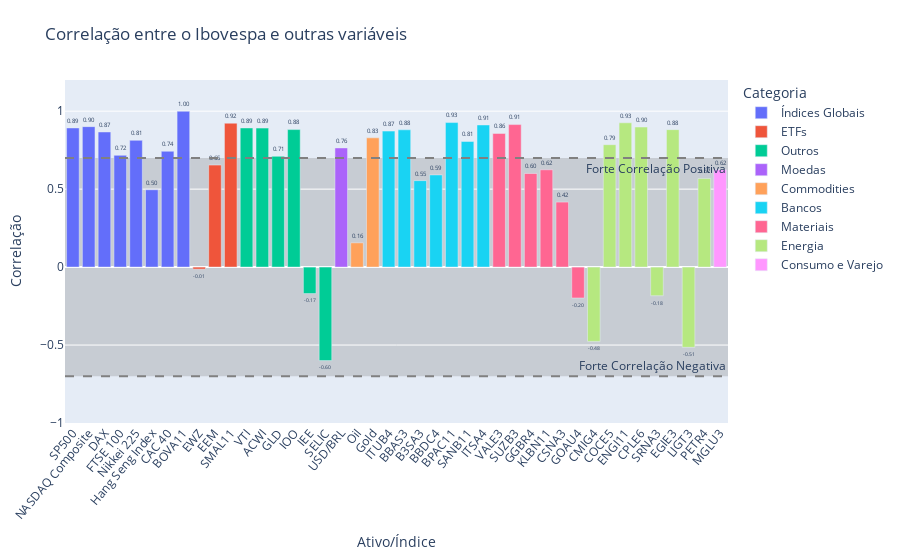

Source (notebook cell):
### Code cell
import plotly.express as px

# Adicionar uma coluna para a categoria (opcional, se não tiver categorizado antes)
corr_df['Category'] = corr_df['Ticker'].apply(lambda x: 
                                             'Índices Globais' if x in ['SP500', 'NASDAQ Composite', 'DAX', 'FTSE 100', 'Nikkei 225', 'Hang Seng Index', 'CAC 40', 'BOVA11'] else
                                             'ETFs' if x in ['EWZ', 'EEM', 'Vanguard Total Stock Market ETF', 'iShares MSCI ACWI ETF', 'SPDR Gold Shares', 'iShares Global 100 ETF', 'SMAL11'] else
                                             'Moedas' if x == 'USD/BRL' else
                                             'Commodities' if x in ['Oil', 'Gold'] else
                                             'Bancos' if x in ['ITUB4', 'BBAS3', 'B3SA3', 'BBDC4', 'BPAC11', 'SANB11', 'ITSA4'] else
                                             'Materiais' if x in ['VALE3', 'SUZB3', 'GGBR4', 'KLBN11', 'CSNA3', 'GOAU4'] else
                                             'Energia' if x in ['CMIG4', 'COCE5', 'ENGI11', 'CPLE6', 'SRNA3', 'EGIE3', 'LIGT3', 'PETR4'] else
                                             'Consumo e Varejo' if x == 'MGLU3' else
                                             'Outros Índices' if x in ['Índice de Commodities Brasil', 'Índice de Consumo', 'Índice de Energia', 'Índice de Saúde'] else 'Outros')

# Criação do gráfico
fig = px.bar(corr_df, x='Ticker', y='Correlation', 
             color='Category',  # Adiciona a cor por categoria
             title='Correlação entre o Ibovespa e outras variáveis',
             text='Correlation',
             labels={
                 "Ticker": "Ativo/Índice",
                 "Correlation": "Correlação",
                 "Category": "Categoria"
             })

# Adicionar área cinza clara entre as linhas de referência
fig.add_shape(type="rect",
              x0=-0.5, x1=len(corr_df)-0.5, y0=-0.7, y1=0.7,
              fillcolor="gray", opacity=0.3, layer="below", line_width=0)

# Adicionar linhas de referência horizontais
fig.add_hline(y=0.7, line_dash="dash", line_color="gray", annotation_text="Forte Correlação Positiva", annotation_position="bottom right")
fig.add_hline(y=-0.7, line_dash="dash", line_color="gray", annotation_text="Forte Correlação Negativa", annotation_position="top right")

# Atualizar traços e layout
fig.update_traces(texttemplate='%{text:.2f}', textposition='outside')
fig.update_layout(xaxis_tickangle=-50, yaxis=dict(range=[-1, 1.2]),
                  xaxis_title='Ativo/Índice', yaxis_title='Correlação',
                  legend_title_text='Categoria', margin=dict(l=40, r=40, t=80, b=120))



# Exibir o gráfico
fig.show()

### Figure 1 — Plotly figure (JSON) as saved in the notebook; plotly's stock layout.template omitted (floating-point values rounded to 4 significant figures)
{"data": [{"alignmentgroup": "True", "hovertemplate": "Categoria=Índices Globais<br>Ativo/Índice=%{x}<br>Correlação=%{text}<extra></extra>", "legendgroup": "Índices Globais", "marker": {"color": "#636efa", "pattern": {"shape": ""}}, "name": "Índices Globais", "offsetgroup": "Índices Globais", "orientation": "v", "showlegend": true, "text": [0.8926, 0.9008, 0.8667, 0.7169, 0.8131, 0.4963, 0.743, 0.9997], "textposition": "outside", "texttemplate": "%{text:.2f}", "type": "bar", "x": ["SP500", "NASDAQ Composite", "DAX", "FTSE 100", "Nikkei 225", "Hang Seng Index", "CAC 40", "BOVA11"], "xaxis": "x", "y": [0.8926, 0.9008, 0.8667, 0.7169, 0.8131, 0.4963, 0.743, 0.9997], "yaxis": "y"}, {"alignmentgroup": "True", "hovertemplate": "Categoria=ETFs<br>Ativo/Índice=%{x}<br>Correlação=%{text}<extra></extra>", "legendgroup": "ETFs", "marker": {"color": "#EF553B", "pattern": {"shape": ""}}, "name": "ETFs", "offsetgroup": "ETFs", "orientation": "v", "showlegend": true, "text": [-0.01333, 0.6544, 0.9231], "textposition": "outside", "texttemplate": "%{text:.2f}", "type": "bar", "x": ["EWZ", "EEM", "SMAL11"], "xaxis": "x", "y": [-0.01333, 0.6544, 0.9231], "yaxis": "y"}, {"alignmentgroup": "True", "hovertemplate": "Categoria=Outros<br>Ativo/Índice=%{x}<br>Correlação=%{text}<extra></extra>", "legendgroup": "Outros", "marker": {"color": "#00cc96", "pattern": {"shape": ""}}, "name": "Outros", "offsetgroup": "Outros", "orientation": "v", "showlegend": true, "text": [0.8925, 0.8916, 0.7106, 0.882, -0.1697, -0.5999], "textposition": "outside", "texttemplate": "%{text:.2f}", "type": "bar", "x": ["VTI", "ACWI", "GLD", "IOO", "IEE", "SELIC"], "xaxis": "x", "y": [0.8925, 0.8916, 0.7106, 0.882, -0.1697, -0.5999], "yaxis": "y"}, {"alignmentgroup": "True", "hovertemplate": "Categoria=Moedas<br>Ativo/Índice=%{x}<br>Correlação=%{text}<extra></extra>", "legendgroup": "Moedas", "marker": {"color": "#ab63fa", "pattern": {"shape": ""}}, "name": "Moedas", "offsetgroup": "Moedas", "orientation": "v", "showlegend": true, "text": [0.7644], "textposition": "outside", "texttemplate": "%{text:.2f}", "type": "bar", "x": ["USD/BRL"], "xaxis": "x", "y": [0.7644], "yaxis": "y"}, {"alignmentgroup": "True", "hovertemplate": "Categoria=Commodities<br>Ativo/Índice=%{x}<br>Correlação=%{text}<extra></extra>", "legendgroup": "Commodities", "marker": {"color": "#FFA15A", "pattern": {"shape": ""}}, "name": "Commodities", "offsetgroup": "Commodities", "orientation": "v", "showlegend": true, "text": [0.1558, 0.829], "textposition": "outside", "texttemplate": "%{text:.2f}", "type": "bar", "x": ["Oil", "Gold"], "xaxis": "x", "y": [0.1558, 0.829], "yaxis": "y"}, {"alignmentgroup": "True", "hovertemplate": "Categoria=Bancos<br>Ativo/Índice=%{x}<br>Correlação=%{text}<extra></extra>", "legendgroup": "Bancos", "marker": {"color": "#19d3f3", "pattern": {"shape": ""}}, "name": "Bancos", "offsetgroup": "Bancos", "orientation": "v", "showlegend": true, "text": [0.8724, 0.8806, 0.5545, 0.5913, 0.927, 0.8059, 0.9117], "textposition": "outside", "texttemplate": "%{text:.2f}", "type": "bar", "x": ["ITUB4", "BBAS3", "B3SA3", "BBDC4", "BPAC11", "SANB11", "ITSA4"], "xaxis": "x", "y": [0.8724, 0.8806, 0.5545, 0.5913, 0.927, 0.8059, 0.9117], "yaxis": "y"}, {"alignmentgroup": "True", "hovertemplate": "Categoria=Materiais<br>Ativo/Índice=%{x}<br>Correlação=%{text}<extra></extra>", "legendgroup": "Materiais", "marker": {"color": "#FF6692", "pattern": {"shape": ""}}, "name": "Materiais", "offsetgroup": "Materiais", "orientation": "v", "showlegend": true, "text": [0.8575, 0.9141, 0.6004, 0.6242, 0.4169, -0.1983], "textposition": "outside", "texttemplate": "%{text:.2f}", "type": "bar", "x": ["VALE3", "SUZB3", "GGBR4", "KLBN11", "CSNA3", "GOAU4"], "xaxis": "x", "y": [0.8575, 0.9141, 0.6004, 0.6242, 0.4169, -0.1983], "yaxis": "y"}, {"alignmentgroup": "True", "hovertemplate": "Categoria=Energia<br>Ativo/Índice=%{x}<br>Correlação=%{text}<extra></extra>", "legendgroup": "Energia", "marker": {"color": "#B6E880", "pattern": {"shape": ""}}, "name": "Energia", "offsetgroup": "Energia", "orientation": "v", "showlegend": true, "text": [-0.4767, 0.7851, 0.9254, 0.8984, -0.1837, 0.8816, -0.5149, 0.5678], "textposition": "outside", "texttemplate": "%{text:.2f}", "type": "bar", "x": ["CMIG4", "COCE5", "ENGI11", "CPLE6", "SRNA3", "EGIE3", "LIGT3", "PETR4"], "xaxis": "x", "y": [-0.4767, 0.7851, 0.9254, 0.8984, -0.1837, 0.8816, -0.5149, 0.5678], "yaxis": "y"}, {"alignmentgroup": "True", "hovertemplate": "Categoria=Consumo e Varejo<br>Ativo/Índice=%{x}<br>Correlação=%{text}<extra></extra>", "legendgroup": "Consumo e Varejo", "marker": {"color": "#FF97FF", "pattern": {"shape": ""}}, "name": "Consumo e Varejo", "offsetgroup": "Consumo e Varejo", "orientation": "v", "showlegend": true, "text": [0.6242], "textposition": "outside", "texttemplate": "%{text:.2f}", "type": "bar", "x": ["MGLU3"], "xaxis": "x", "y": [0.6242], "yaxis": "y"}], "layout": {"annotations": [{"showarrow": false, "text": "Forte Correlação Positiva", "x": 1, "xanchor": "right", "xref": "x domain", "y": 0.7, "yanchor": "top", "yref": "y"}, {"showarrow": false, "text": "Forte Correlação Negativa", "x": 1, "xanchor": "right", "xref": "x domain", "y": -0.7, "yanchor": "bottom", "yref": "y"}], "barmode": "relative", "legend": {"title": {"text": "Categoria"}, "tracegroupgap": 0}, "margin": {"b": 120, "l": 40, "r": 40, "t": 80}, "shapes": [{"fillcolor": "gray", "layer": "below", "line": {"width": 0}, "opacity": 0.3, "type": "rect", "x0": -0.5, "x1": 41.5, "y0": -0.7, "y1": 0.7}, {"line": {"color": "gray", "dash": "dash"}, "type": "line", "x0": 0, "x1": 1, "xref": "x domain", "y0": 0.7, "y1": 0.7, "yref": "y"}, {"line": {"color": "gray", "dash": "dash"}, "type": "line", "x0": 0, "x1": 1, "xref": "x domain", "y0": -0.7, "y1": -0.7, "yref": "y"}], "title": {"text": "Correlação entre o Ibovespa e outras variáveis"}, "xaxis": {"anchor": "y", "domain": [0, 1], "tickangle": -50, "title": {"text": "Ativo/Índice"}}, "yaxis": {"anchor": "x", "domain": [0, 1], "range": [-1, 1.2], "title": {"text": "Correlação"}}}}
